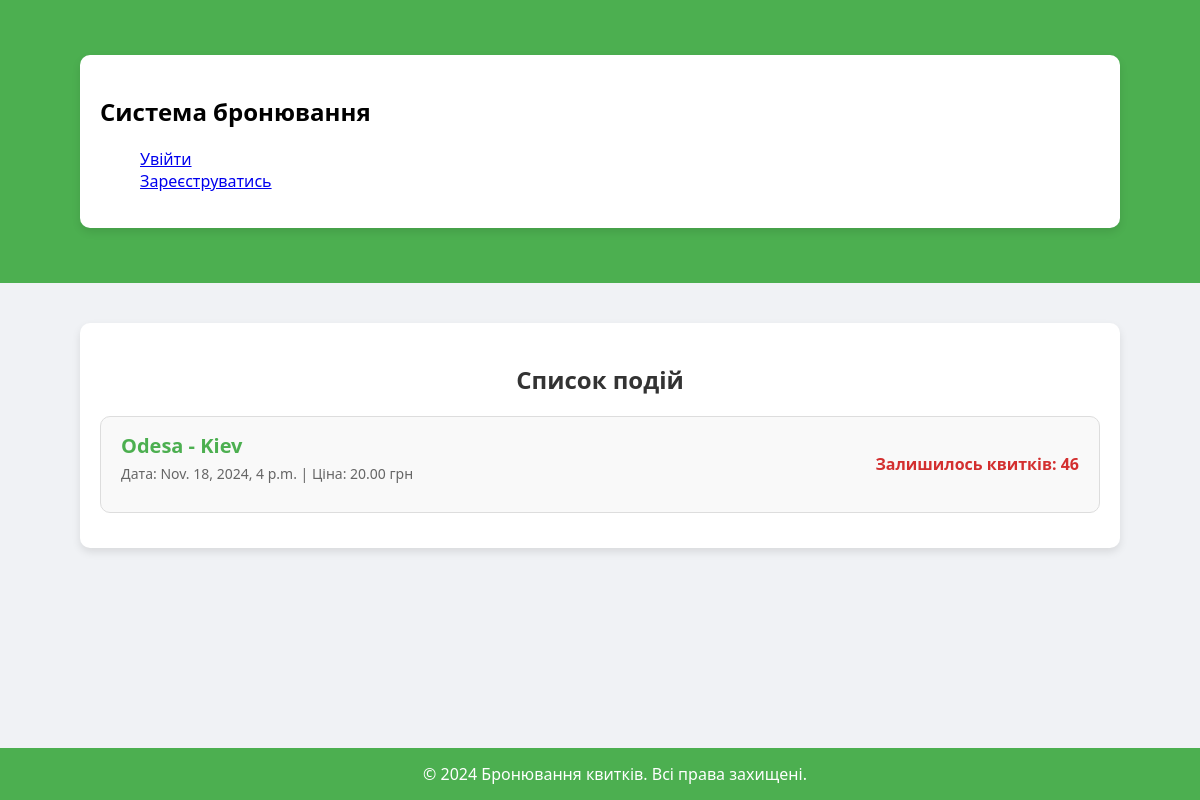
The page / on the database its author committed.
### tickets/models.py (models this page shows, shortened)
class Event(models.Model):
    name = models.CharField(max_length=100)
    description = models.TextField()
    date = models.DateTimeField()
    total_tickets = models.PositiveIntegerField()
    price_per_ticket = models.DecimalField(max_digits=10, decimal_places=2)

### tickets/views.py (the view)
# urls.py: path('', views.event_list, name='event_list'),
def event_list(request):
    events = Event.objects.all()
    return render(request, 'event_list.html', {'events': events})

### tickets/Middleware.py (called while the page is built)
    def __call__(self, request):
        if not request.user.is_authenticated and request.path.startswith('/events/'):
            return redirect('login')  # Перенаправлення на сторінку входу
        return self.get_response(request)

### templates/event_list.html (shortened to what this page needs)
{% extends 'base.html' %}
{% load static %}
{% block content %}
<h2>Список подій</h2>
<ul class="event-list">
    {% for event in events %}
    <li class="event-item">
        <div class="event-info">
            <a href="{% url 'event_detail' event.id %}">{{ event.name }}</a>
            <p class="event-details">Дата: {{ event.date }} | Ціна: {{ event.price_per_ticket }} грн</p>
        </div>
        <div class="tickets-remaining">
            Залишилось квитків: {{ event.total_tickets }}
        </div>
    </li>
    {% endfor %}
</ul>
{% endblock %}

### templates/base.html (shortened to what this page needs)
{% load static %}
<!DOCTYPE html>
<html lang="en">
<head>
    <link rel="stylesheet" href="https://cdnjs.cloudflare.com/ajax/libs/font-awesome/6.0.0-beta3/css/all.min.css">
    <link rel="stylesheet" href="{% static 'tickets/styles.css' %}">
</head>
<body>
    <header>
        <nav class="navbar">
            <div class="container">
                <h1 class="logo"><a href="/">Система бронювання</a></h1>
                <ul class="nav-links">
                    {% if user.is_authenticated %}
                        <form method="post" action="{% url 'logout' %}" style="display: inline;">
                            {% csrf_token %}
                            <button type="submit" class="btn">Вийти</button>
                        </form>
                    {% else %}
                        <li><a href="{% url 'login' %}">Увійти</a></li>
                        <li><a href="{% url 'register' %}">Зареєструватись</a></li>
                    {% endif %}
                </ul>
            </div>
        </nav>
    </header>
    <div class="container main-content">
        {% block content %}{% endblock %}
    </div>
    <footer>
        <div class="footer-container">
            <p>&copy; 2024 Бронювання квитків. Всі права захищені.</p>
        </div>
    </footer>
</body>
</html>

### static/tickets/styles.css (style rules this page uses)
body { font-family: 'Segoe UI', Tahoma, Geneva, Verdana, sans-serif; margin: 0; padding: 0; background-color: #f0f2f5; color: #333; }
header { background-color: #4caf50; color: white; padding: 15px 20px; }
.navbar .logo a { color: black; text-decoration: none; font-size: 24px; }
.container { max-width: 1000px; margin: 40px auto; padding: 20px; background: #fff; border-radius: 10px; box-shadow: 0 4px 8px rgba(0, 0, 0, 0.1); }
footer { background-color: #4caf50; color: white; text-align: center; padding: 15px; position: fixed; bottom: 0; width: 100%; }
.footer-container p { margin: 0; }
.main-content { margin-bottom: 60px; }
h2 { text-align: center; color: #333; margin-bottom: 20px; }
.event-list { list-style: none; padding: 0; margin: 0; }
.event-item { display: flex; justify-content: space-between; align-items: center; background: #f9f9f9; border: 1px solid #ddd; border-radius: 10px; padding: 15px 20px; margin-bottom: 15px; transition: transform 0.2s, box-shadow 0.2s; }
.event-item a { font-size: 20px; font-weight: bold; color: #4caf50; text-decoration: none; }
.event-details { font-size: 14px; color: #666; margin-top: 5px; }
.tickets-remaining { font-weight: bold; color: #d32f2f; font-size: 16px; }

### rows shown on the page
Event: name "Odesa - Kiev", date "Nov. 18, 2024, 4 p.m.", price_per_ticket "20.00", total_tickets "46"
